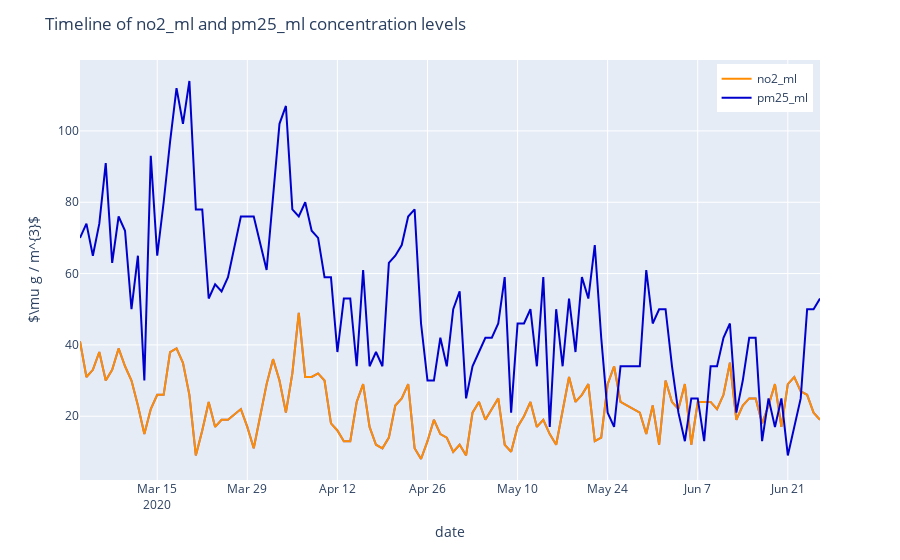

Write notebook code for a chart like this one.
### Code cell
# 4.2.3.2) Timeline of pollutant concentration levels
plot_pollutant_concentration_by_date(df_final, 'date', 'no2_ml', 'pm25_ml')
# plot_pollutant_concentration_by_date(df_final, 'date', 'no2_ml_ip', 'pm25_ml_ip')
